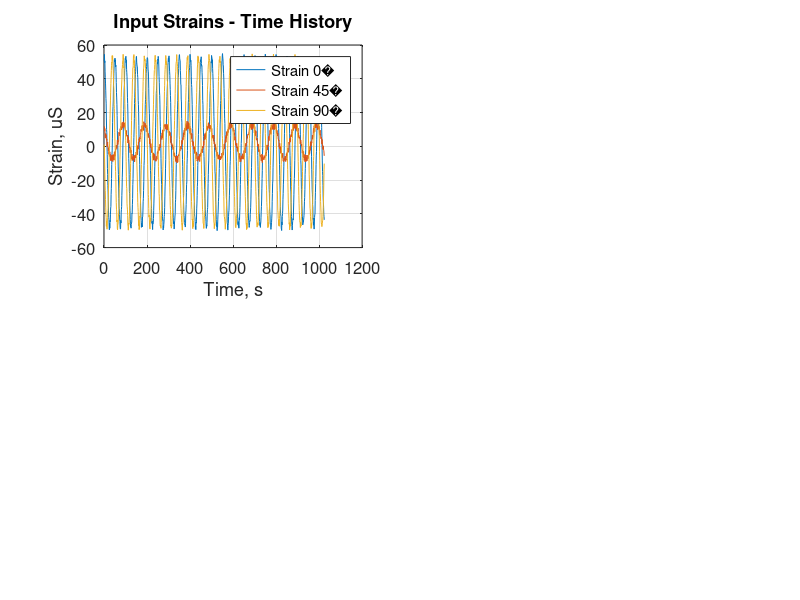

Reproduce this figure in MATLAB. (Note: this script raises an error after producing the figure.)
function [varargout] = pstrain(varargin)
% function [varargout] = pstrain(varargin)
%   
    rad2 = sqrt(2);
    E = 29e9; % elastic modulus
    if nargin == 1,
        [M,N] = size(varargin);
        if N ~= 3,
            error('Invalid input matrix size. \nEither input 3 distinct vectors, or a single Mx3 matrix');
        end
        data = varargin{1};
        strain0 = data(:,1);
        strain45 = data(:,2);
        strain90 = data(:,3);
    elseif nargin == 3 || nargin == 4,
        strain0 = varargin{1};
        strain45 = varargin{2};
        strain90 = varargin{3};
        M = length(strain0);
%         if nargin == 4,
%             fs = varargin{4};
%         end
    else
        M = 2^10;
        fs = 1e3;
        t = (0:M-1)/fs;
        strain0 = 50*cos(2*pi*20.*t) + 5*rand([1,M]);
        strain45 = 10*cos(2*pi*10.*t + pi/4) + 5*rand([1,M]);
        strain90 = 50*cos(2*pi*20.*t + pi/2) + 5*rand([1,M]);
    end
    
    
    s_determinant = sqrt((strain0 - strain45).^2 + (strain45 - strain90).^2);
    strain1 = (strain0 + strain90)/2 + s_determinant/rad2;
    strain2 = (strain0 + strain90)/2 - s_determinant/rad2;
    phi = 0.5*atan((strain0-2*strain45+strain90)./(strain0-strain90));
    
    % If no output, plot Principal Strains
    if nargout == 0,
%         figure('units','normalized','outerposition',[0 0 1 1]),
        xlab = 'Samples';
        if nargin == 0,
            t = 1:M;
            xlab = 'Time, s';    
        end
        figure()
        subplot(2,2,1)
        stitle = 'Input Strains - Time History';
        plot(t,[strain0; strain45;strain90]) %,'YTick',ticks)
        xlabel(xlab) %,'Color','black','FontSize',label_size,'FontWeight','bold'
        ylabel('Strain, uS')
        legend(['Strain 0' char(176)],['Strain 45' char(176)],['Strain 90' char(176)])
        title(stitle,'FontSize',16)
        set(gca,'FontSize',12);
        grid on
        ysym(gca);
        
        
        subplot(2,2,2)
        stitle = 'Principal Strains - Time History';
        plot(t,[strain1; strain2]) %,'YTick',ticks)
        xlabel(xlab) %,'Color','black','FontSize',label_size,'FontWeight','bold'
        ylabel('Strain, uS')
        legend('Principal Strain 1','Principal Strain 2')
        title(stitle,'FontSize',16)
        set(gca,'FontSize',12);
        grid on
        ysym(gca);
        
        subplot(2,2,3)
        stitle = 'Principal Strains - Angle';
        plot(t, phi) %,'YTick',ticks)
        xlabel(xlab) %,'Color','black','FontSize',label_size,'FontWeight','bold'
        ylabel('Angle, rad')
        title(stitle,'FontSize',16)
        set(gca,'FontSize',12);
        ysym(gca);
        grid on
        
        
        subplot(2,2,4)
        stitle = 'Principal Strains - XY Plot';
        plot(strain1, strain2) %,'YTick',ticks)
        xlabel('Principal Strain 1, uS') %,'Color','black','FontSize',label_size,'FontWeight','bold'
        ylabel('Principal Strain 2, uS')
        title(stitle,'FontSize',16)
        set(gca,'FontSize',12);
        grid on
    end
end

